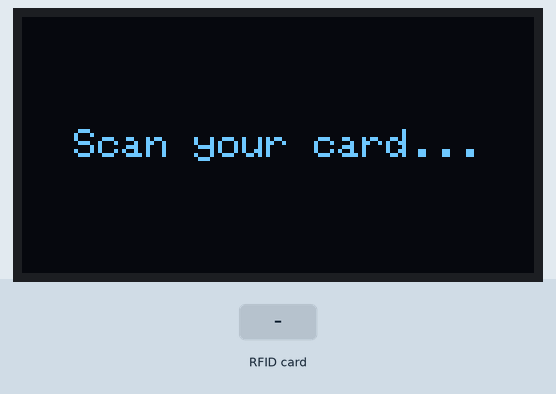
Bench run of a program on a simulated ESP32. On the bench: 128×64 one-colour display. Inputs (shaded band) come from the test bench. Uploads are accepted with an empty reply; not simulated (calls return 0 or success): env.h; what the program prints to the serial monitor is not drawn.

Above: at 2.9 s.
3.0 s: RFID card 5E 7A 19 C4 held to the reader
At 3.8 s:
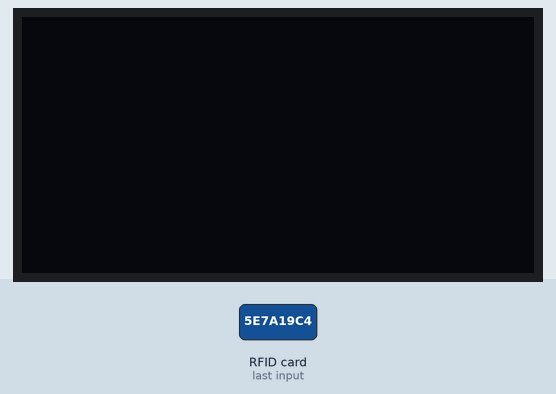
Timing chart, 0 to 6.0 s (numbered marks = the images above; inputs shaded):
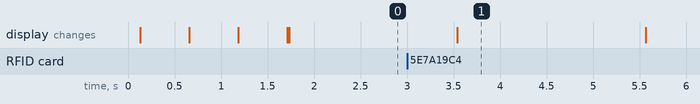

Measured:
- after the input at 3.0 s, the display: changes after 0.54 s (image 1)

The program:

main.cpp
```cpp
#include "env.h"
#include "config.h"
#include "srv_wifi.h"
#include "srv_global_store.h"

void setup() {
  Serial.begin(115200);

  initGlobalStore();

  RFID rfid = *getRFID();
  OLEDDisplay display = *getOLEDDisplay();

  rfid.begin();
  Serial.println("RFID ready");

  display.begin();
  Serial.println("OLED ready");

  if (!connectToWiFi(WIFI_SSID, WIFI_PASSWORD)) {
    display.showMessage("Retrying WiFi...");
    delay(5000);
    ESP.restart();
  }

  display.showMessage("Scan your card...");
}

void loop() {
  RFID rfid = *getRFID();
  OLEDDisplay display = *getOLEDDisplay();

  if (!rfid.isCardPresent() || !rfid.readCard()) {
    delay(100);
    return;
  }

  String uid = rfid.getUID();
  uid.toUpperCase();

  sendToServer(uid, ESP_READER_CLASSROOM);

  delay(2000);
  display.showMessage("Scan your card...");

  rfid.stopCrypto1();
}
```

config.h
```cpp
#ifndef CONFIG_H
#define CONFIG_H

#define ESP_READER_CLASSROOM "101"

#define RFID_SS_PIN 16
#define RFID_SCK_PIN 17
#define RFID_MOSI_PIN 18
#define RFID_MISO_PIN 19
#define RFID_IRQ_PIN -1
#define RFID_RST_PIN 15

#define OLED_SCREEN_WIDTH 128
#define OLED_SCREEN_HEIGHT 64
#define OLED_RESET_PIN -1

#endif
```
